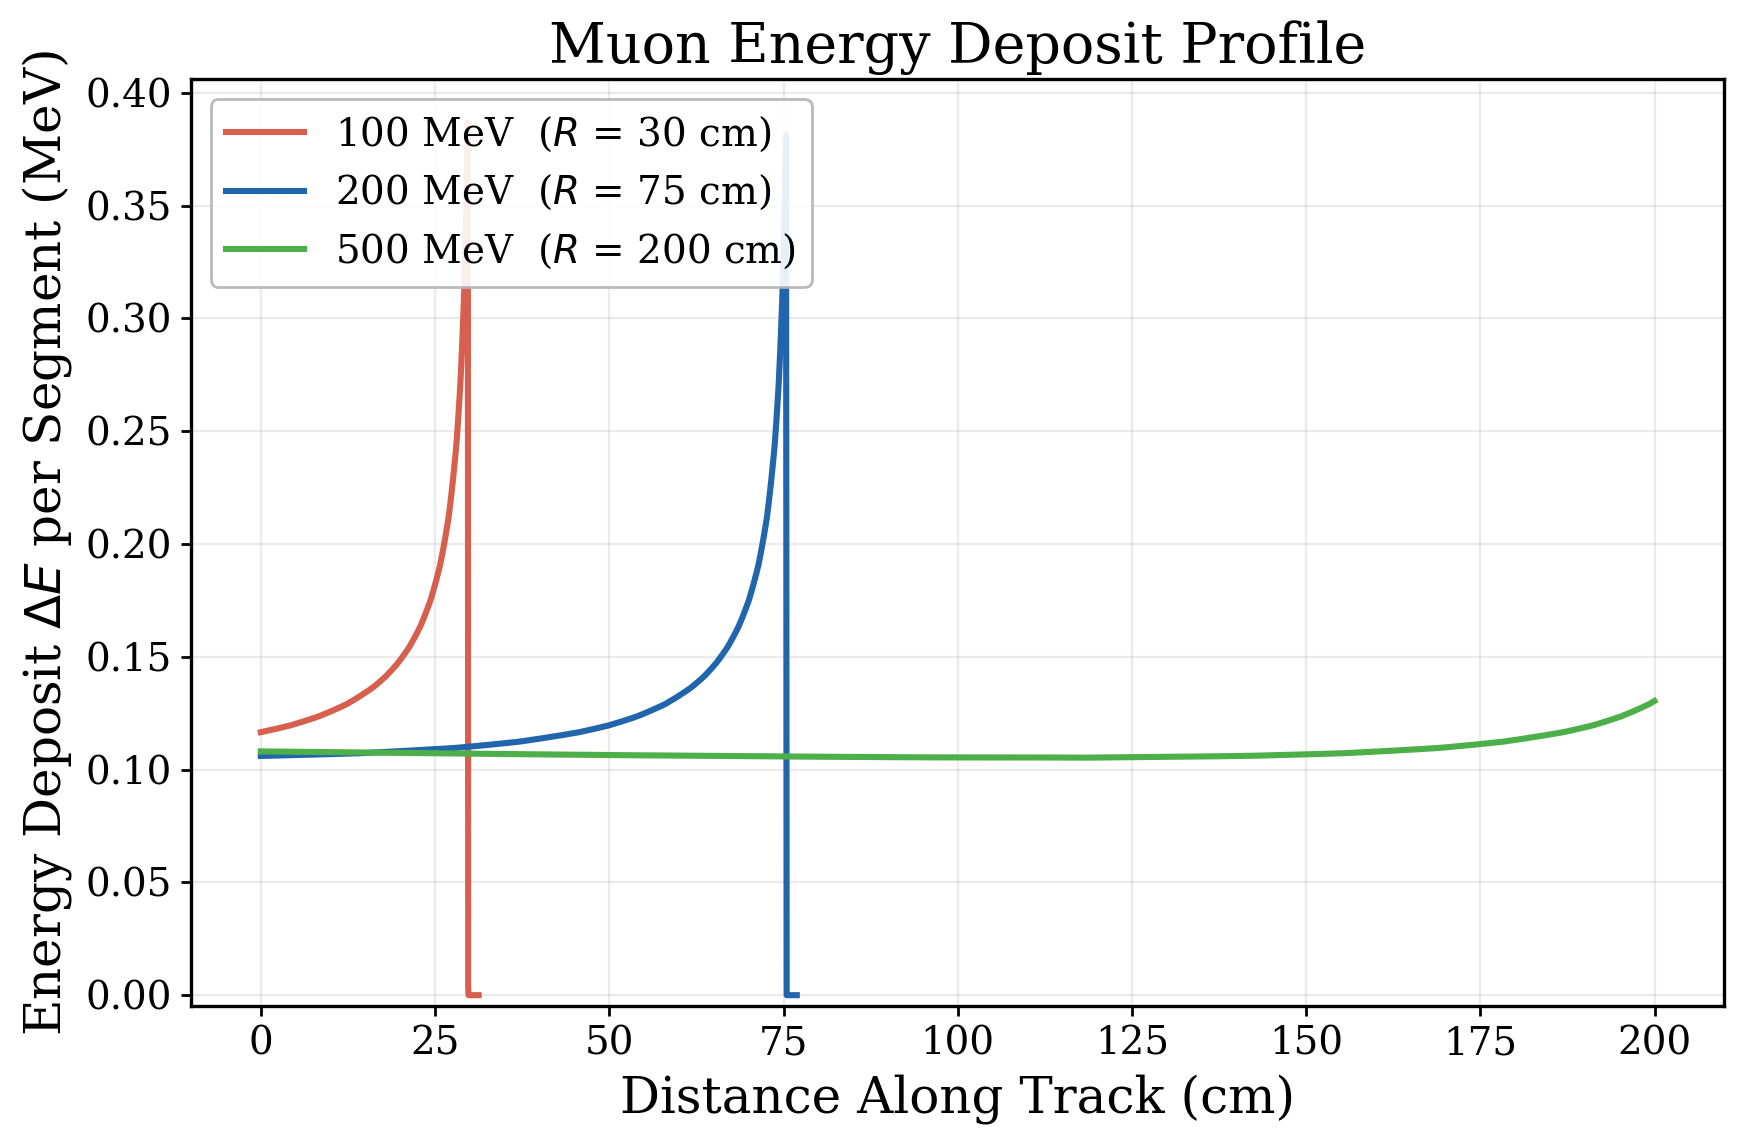

Write the Python code that produced this figure.
"""Slide 2: Energy deposit per segment for muon tracks — showing Bragg peak."""
import sys, os
sys.path.insert(0, os.path.join(os.path.dirname(__file__), '..', '..'))

import jax
import jax.numpy as jnp
import numpy as np
import matplotlib.pyplot as plt
import matplotlib as mpl

mpl.rcParams.update({
    'font.family': 'serif',
    'font.size': 16,
    'axes.labelsize': 18,
    'axes.titlesize': 20,
    'xtick.labelsize': 14,
    'ytick.labelsize': 14,
    'legend.fontsize': 14,
    'figure.dpi': 200,
    'savefig.dpi': 200,
    'axes.linewidth': 1.2,
    'xtick.major.width': 1.0,
    'ytick.major.width': 1.0,
    'lines.linewidth': 2.2,
})

from closure_analysis_muon.diff_muon_generator import (
    load_dedx_table_jax,
    generate_muon_segments_scan,
)

STEP_SIZE_MM = 0.5
N_SEGMENTS = 4000
MIN_ENERGY = 10.0
ENERGIES = [100.0, 200.0, 500.0]
COLORS = ['#D6604D', '#2166AC', '#4DAF4A']

log_T, dedx = load_dedx_table_jax()
start = jnp.zeros(3)

fig, ax = plt.subplots(figsize=(9, 6))

for E, color in zip(ENERGIES, COLORS):
    _, de = generate_muon_segments_scan(
        jnp.float32(E), start, jnp.float32(0.8), jnp.float32(1.2),
        STEP_SIZE_MM, N_SEGMENTS, log_T, dedx,
        min_energy_mev=MIN_ENERGY, smooth_temperature=0.0)
    jax.block_until_ready(de)
    de_np = np.array(de)
    dist_cm = np.arange(N_SEGMENTS) * STEP_SIZE_MM / 10.0
    n_active = int(np.sum(de_np > 1e-6))
    range_cm = n_active * STEP_SIZE_MM / 10.0

    # Plot up to just past where the muon stops
    end = min(n_active + 30, N_SEGMENTS)
    ax.plot(dist_cm[:end], de_np[:end], color=color, lw=2.2,
            label=f'{E:.0f} MeV  ($R$ = {range_cm:.0f} cm)')

ax.set_xlabel('Distance Along Track (cm)')
ax.set_ylabel('Energy Deposit $\\Delta E$ per Segment (MeV)')
ax.set_title('Muon Energy Deposit Profile')
ax.legend(loc='upper left', framealpha=0.9, edgecolor='0.7')
ax.grid(True, which='major', ls='-', alpha=0.25)
ax.set_ylim(bottom=-0.005)

fig.tight_layout()
out = os.path.join(os.path.dirname(__file__), 'slide2_de_per_segment.png')
fig.savefig(out, bbox_inches='tight')
plt.close(fig)
print(f'Saved {out}')
